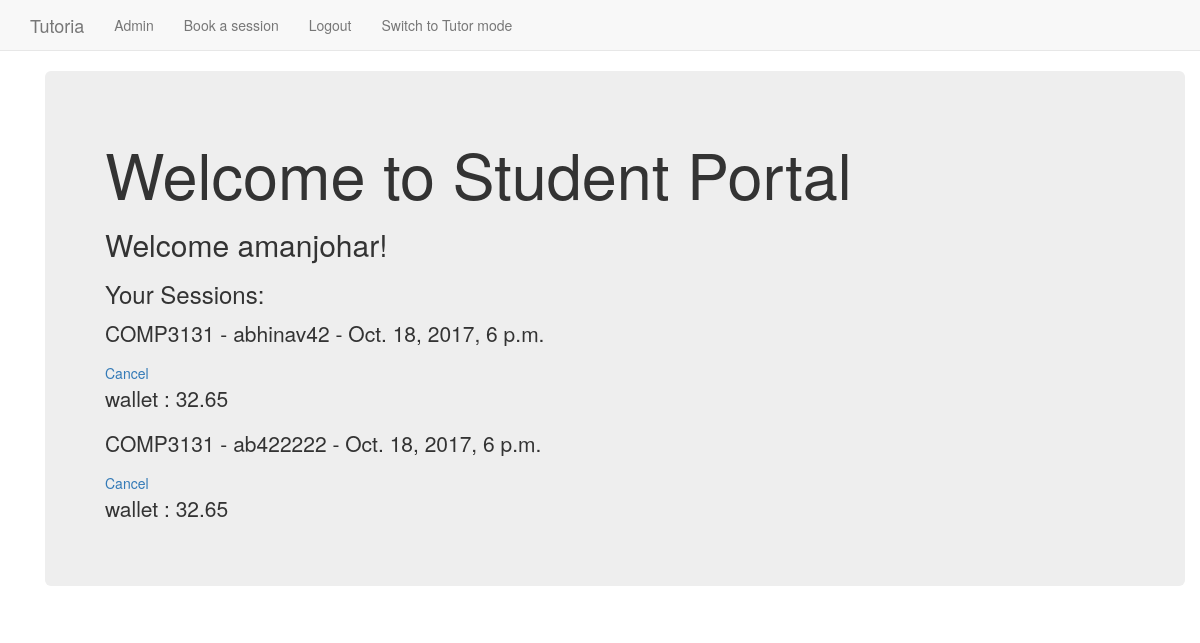
Before: /student_app/index/ (signed in) with the older database file.
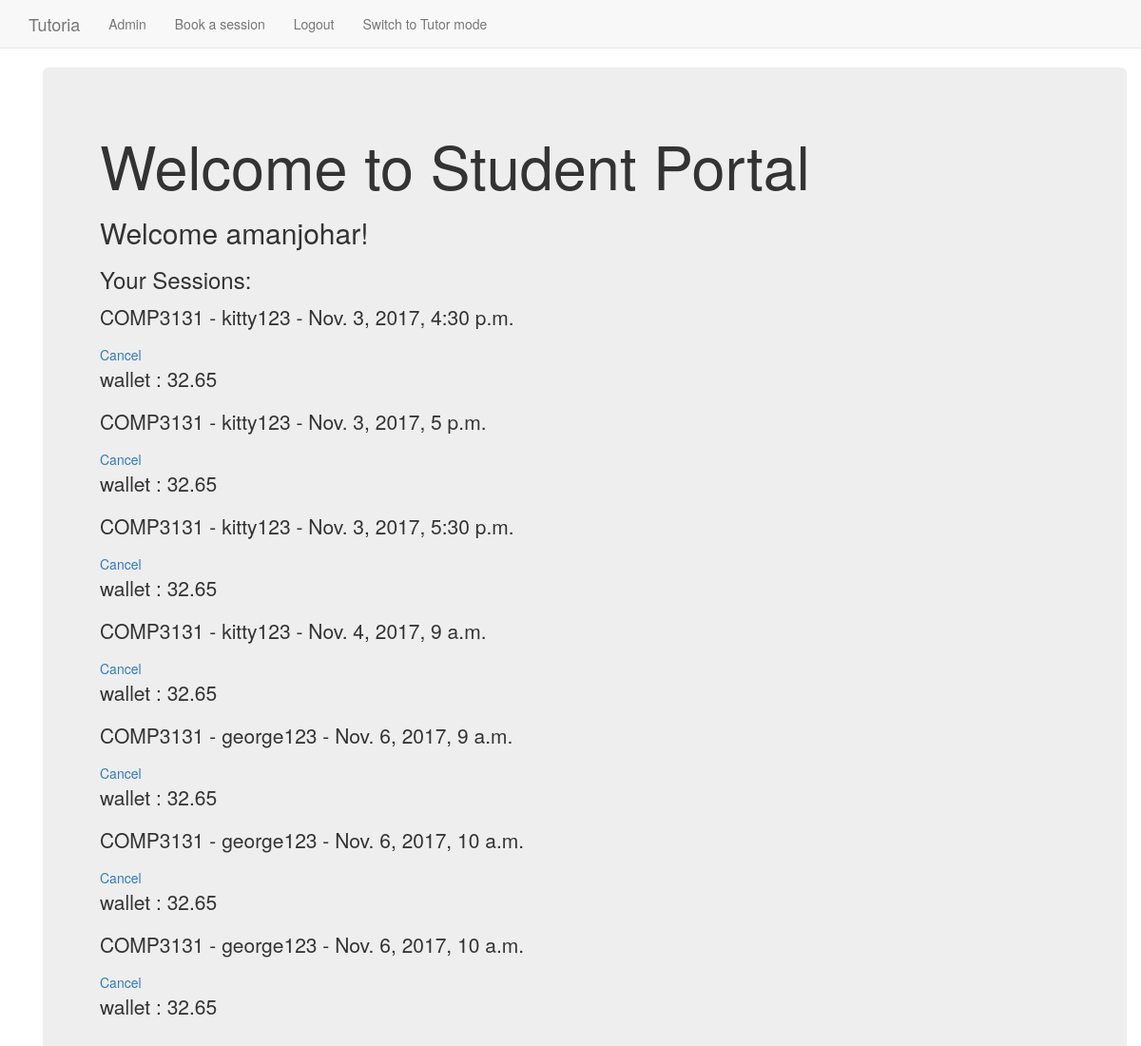
After: the same page with the newer database file.
### session_app/models.py (models this page shows)
class Session(models.Model):
    student = models.ForeignKey(Student, on_delete=models.CASCADE,null=True)
    tutor = models.ForeignKey(Tutor, on_delete=models.CASCADE)
    course = models.ForeignKey(Course, on_delete=models.CASCADE)
    session_time = models.DateTimeField(null=True)
    status = models.IntegerField(default=0)
    def __str__(self):
        return str(self.id)

### course_app/models.py (models this page shows)
class Course(models.Model):
    course_id = models.CharField(max_length=10, null = True)
    course_name = models.CharField(max_length=50,null = True)
    def __str__(self):
        return self.course_id

### tutor_app/models.py (models this page shows)
class Tutor(models.Model):
    user = models.OneToOneField(User,null=True)
    wallet = models.FloatField(null=True)
    profile_pic = models.ImageField(upload_to='profile_pics',blank=True)
    bio = models.TextField(null=True)
    contracted = models.BooleanField(default=False)
    salary = models.FloatField(default=0)
    def __str__(self):
        return self.user.username

### student_app/models.py (models this page shows)
class Student(models.Model):
    user = models.OneToOneField(User,null=True)
    wallet = models.FloatField(null=True)
    profile_pic = models.ImageField(upload_to='profile_pics',blank=True)
    def __str__(self):
        return self.user.username

### student_app/views.py (the view)
def index(request):
    user_id=request.user
    try:
        student_id=Student.objects.get(user=user_id)
        print(student_id)
    except:
        student_id= None
    if student_id != None:
        try:
            session = Session.objects.filter(student=student_id)
            print (session)
            return render(request,'student_app/index.html',{'sessions':session})
        except Session.DoesNotExist:
            session = None
            print(session)
    return render(request,'student_app/index.html')

### templates/student_app/index.html
{% extends "student_app/base.html" %}
{% block body_block %}
<div class="container">
  <div class="jumbotron">
    <h1>Welcome to Student Portal</h1>
    {% if user.is_authenticated %}
        <h2>Welcome {{ user.username }}!</h2>
        <h3>Your Sessions:</h3>
        <div>
            {% for session in sessions %}
            <p>
              {{session.course}} - {{session.tutor}} - {{session.session_time}}
            </p><a href="{% url 'session_app:cancel_session' %}?sess={{session.id}}">Cancel</a>
            <p> wallet : {{session.student.wallet}}</p>
            {% empty %}
            <p>
              You have not enrolled in any tutorial session
            </p>
            {% endfor %}
        </div>
    {% else %}
        <h2>Please login/register to start using Tutoria</h2>
    {% endif %}
  </div>
</div>
{% endblock %}

Changed rows visible on the page:
removed Session: course "COMP3131", tutor "abhinav42", session_time "Oct. 18, 2017, 6 p.m.", student.wallet "32.65"
removed Session: course "COMP3131", tutor "ab422222", session_time "Oct. 18, 2017, 6 p.m.", student.wallet "32.65"
added Session: course "COMP3131", tutor "kitty123", session_time "Nov. 3, 2017, 4:30 p.m.", student.wallet "32.65"
added Session: course "COMP3131", tutor "kitty123", session_time "Nov. 3, 2017, 5 p.m.", student.wallet "32.65"
added Session: course "COMP3131", tutor "kitty123", session_time "Nov. 3, 2017, 5:30 p.m.", student.wallet "32.65"
added Session: course "COMP3131", tutor "kitty123", session_time "Nov. 4, 2017, 9 a.m.", student.wallet "32.65"
added Session: course "COMP3131", tutor "george123", session_time "Nov. 6, 2017, 9 a.m.", student.wallet "32.65"
added Session: course "COMP3131", tutor "george123", session_time "Nov. 6, 2017, 10 a.m.", student.wallet "32.65"
added Session: course "COMP3131", tutor "george123", session_time "Nov. 6, 2017, 10 a.m.", student.wallet "32.65"
